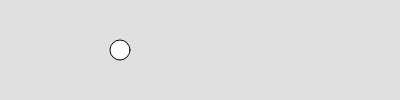
Frame 1 (no input)
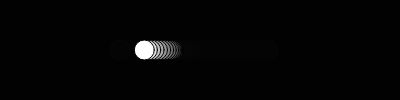
Frame 60 (no input)
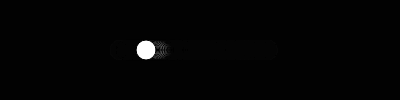
Frame 120 (the mouse pressed at the canvas centre since frame 60)

The p5.js sketch that drew these frames (run headless with seeded random() and noise() and a simulated clock; from frame 60 on, the mouse is pressed at the canvas centre):

// p5.js sketch
// ── sketch.js
let x = 120, y = 50, step = 3;

function setup() {
  createCanvas(400, 100);
}

function draw() {

  background(0, 32);
  fill(255);
  circle(x, 50, 20);

  x = noise(frameCount/100)*width;
}
